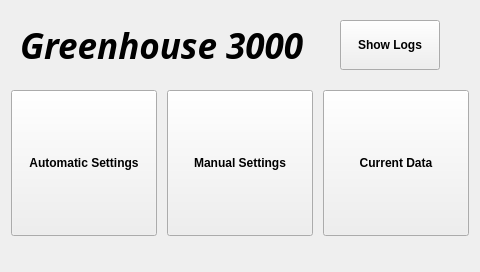
<?xml version="1.0" encoding="UTF-8"?>
<ui version="4.0">
 <class>MainWindow</class>
 <widget class="QMainWindow" name="MainWindow">
  <property name="enabled">
   <bool>true</bool>
  </property>
  <property name="geometry">
   <rect>
    <x>0</x>
    <y>0</y>
    <width>480</width>
    <height>272</height>
   </rect>
  </property>
  <property name="windowTitle">
   <string>MainWindow</string>
  </property>
  <widget class="QWidget" name="centralWidget">
   <property name="autoFillBackground">
    <bool>false</bool>
   </property>
   <widget class="QPushButton" name="changeauto">
    <property name="geometry">
     <rect>
      <x>11</x>
      <y>90</y>
      <width>146</width>
      <height>146</height>
     </rect>
    </property>
    <property name="font">
     <font>
      <weight>75</weight>
      <bold>true</bold>
     </font>
    </property>
    <property name="focusPolicy">
     <enum>Qt::NoFocus</enum>
    </property>
    <property name="text">
     <string>Automatic Settings</string>
    </property>
   </widget>
   <widget class="QPushButton" name="setmanual">
    <property name="geometry">
     <rect>
      <x>167</x>
      <y>90</y>
      <width>146</width>
      <height>146</height>
     </rect>
    </property>
    <property name="font">
     <font>
      <weight>75</weight>
      <bold>true</bold>
     </font>
    </property>
    <property name="focusPolicy">
     <enum>Qt::NoFocus</enum>
    </property>
    <property name="text">
     <string>Manual Settings</string>
    </property>
   </widget>
   <widget class="QPushButton" name="showdata">
    <property name="geometry">
     <rect>
      <x>323</x>
      <y>90</y>
      <width>146</width>
      <height>146</height>
     </rect>
    </property>
    <property name="font">
     <font>
      <weight>75</weight>
      <bold>true</bold>
     </font>
    </property>
    <property name="focusPolicy">
     <enum>Qt::NoFocus</enum>
    </property>
    <property name="text">
     <string>Current Data</string>
    </property>
   </widget>
   <widget class="QPushButton" name="showlog">
    <property name="geometry">
     <rect>
      <x>340</x>
      <y>20</y>
      <width>100</width>
      <height>50</height>
     </rect>
    </property>
    <property name="font">
     <font>
      <weight>75</weight>
      <bold>true</bold>
     </font>
    </property>
    <property name="focusPolicy">
     <enum>Qt::NoFocus</enum>
    </property>
    <property name="text">
     <string>Show Logs</string>
    </property>
   </widget>
   <widget class="QLabel" name="label">
    <property name="geometry">
     <rect>
      <x>20</x>
      <y>20</y>
      <width>361</width>
      <height>51</height>
     </rect>
    </property>
    <property name="font">
     <font>
      <family>gargi</family>
      <pointsize>26</pointsize>
      <weight>75</weight>
      <italic>true</italic>
      <bold>true</bold>
      <kerning>true</kerning>
     </font>
    </property>
    <property name="text">
     <string>Greenhouse 3000</string>
    </property>
   </widget>
  </widget>
 </widget>
 <layoutdefault spacing="6" margin="11"/>
 <resources/>
 <connections/>
</ui>
